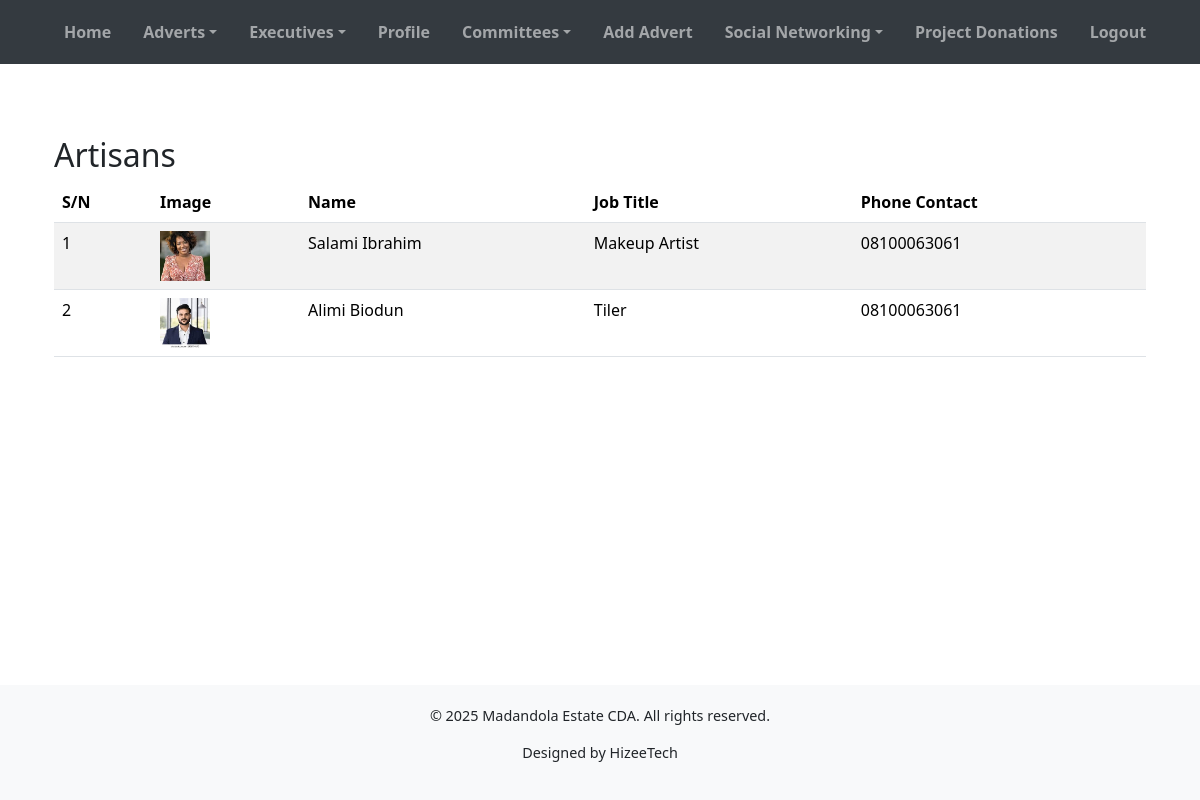
The app's page /artisans/ (signed in) with its own data.
### cda_app/models.py (models this page shows, shortened)
class Artisan(models.Model):
    image = models.ImageField(upload_to='artisans/', blank=True, null=True)
    name = models.CharField(max_length=100)
    job_title = models.CharField(max_length=100)
    phone_number = models.CharField(max_length=20, blank=True, null=True)

### cda_app/views.py (the view)
# urls.py: path('artisans/', views.artisans_list, name='artisans_list'),
@login_required
def artisans_list(request):
    artisans = Artisan.objects.all()
    return render(request, 'artisans_list.html', {'artisans': artisans})

### cda_app/context_processors.py (called while the page is built)
def committees(request):
    return {'committees': Committee.objects.all()}

def admin_counts(request):
    if request.user.is_authenticated and request.user.is_staff:
        return {
            'pending_users_count': User.objects.filter(is_active=False).count(),
            'pending_adverts_count': AdvertItem.objects.filter(is_approved=False).count(),
            'total_users_count': User.objects.count(),
        }
    return {}

### templates/artisans_list.html
{% extends 'base.html' %}
{% block content %}
<div class="container mt-5">
    <h2>Artisans</h2>
    <table class="table table-striped">
        <thead>
            <tr>
                <th>S/N</th>
                <th>Image</th>
                <th>Name</th>
                <th>Job Title</th>
                <th>Phone Contact</th>
            </tr>
        </thead>
        <tbody>
            {% for artisan in artisans %}
            <tr>
                <td>{{ forloop.counter }}</td>
                <td>
                    {% if artisan.image %}
                        <img src="{{ artisan.image.url }}" alt="{{ artisan.name }}" style="width: 50px; height: 50px; object-fit: cover;">
                    {% else %}
                        No Image
                    {% endif %}
                </td>
                <td>{{ artisan.name }}</td>
                <td>{{ artisan.job_title }}</td>
                <td>{{ artisan.phone_number }}</td>
            </tr>
            {% empty %}
            <tr>
                <td colspan="5">No artisans found.</td>
            </tr>
            {% endfor %}
        </tbody>
    </table>
</div>
{% endblock %}

### records on screen
Artisan: image (picture), name "Salami Ibrahim", job_title "Makeup Artist", phone_number "08100063061"
Artisan: image (picture), name "Alimi Biodun", job_title "Tiler", phone_number "08100063061"
